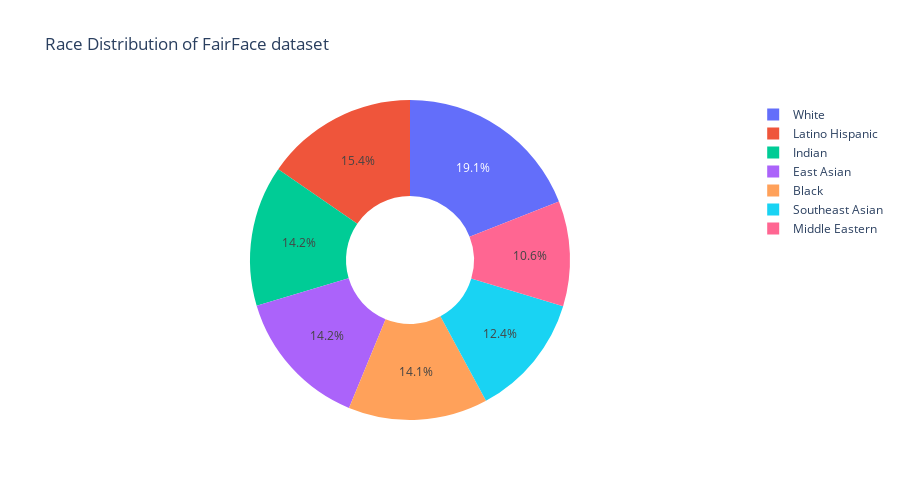

The cell this chart's notebook holds for it:
### Markdown cell above
## Race

### Code cell
# Convert one-hot encoded races back to labels if necessary
if train_df['race'].ndim > 1:
    train_df['race'] = np.argmax(train_df['race'].values, axis=1)

race_counts = Counter(train_df['race'])

# Print the counts
for race, count in race_counts.items():
    print(f"Number of {race_dict[race]}: {count}")

# Visualization of race distribution
race_mapping = [race_dict[i] for i in range(len(race_dict))]
race_values = [race_counts[i] for i in range(len(race_dict))]

# Pie chart
pie_chart = px.pie(
    names=race_mapping,
    values=race_values,
    hole=0.4,
    title="Race Distribution of FairFace dataset",
    height=500
)
pie_chart.show()

### Figure 1 — Plotly figure (JSON) as saved in the notebook; plotly's stock layout.template omitted (floating-point values rounded to 4 significant figures)
{"data": [{"domain": {"x": [0, 1], "y": [0, 1]}, "hole": 0.4, "hovertemplate": "label=%{label}<br>value=%{value}<extra></extra>", "labels": ["East Asian", "Indian", "Black", "White", "Middle Eastern", "Latino Hispanic", "Southeast Asian"], "legendgroup": "", "name": "", "showlegend": true, "type": "pie", "values": [12287, 12319, 12233, 16527, 9216, 13367, 10795]}], "layout": {"height": 500, "legend": {"tracegroupgap": 0}, "title": {"text": "Race Distribution of FairFace dataset"}}}
